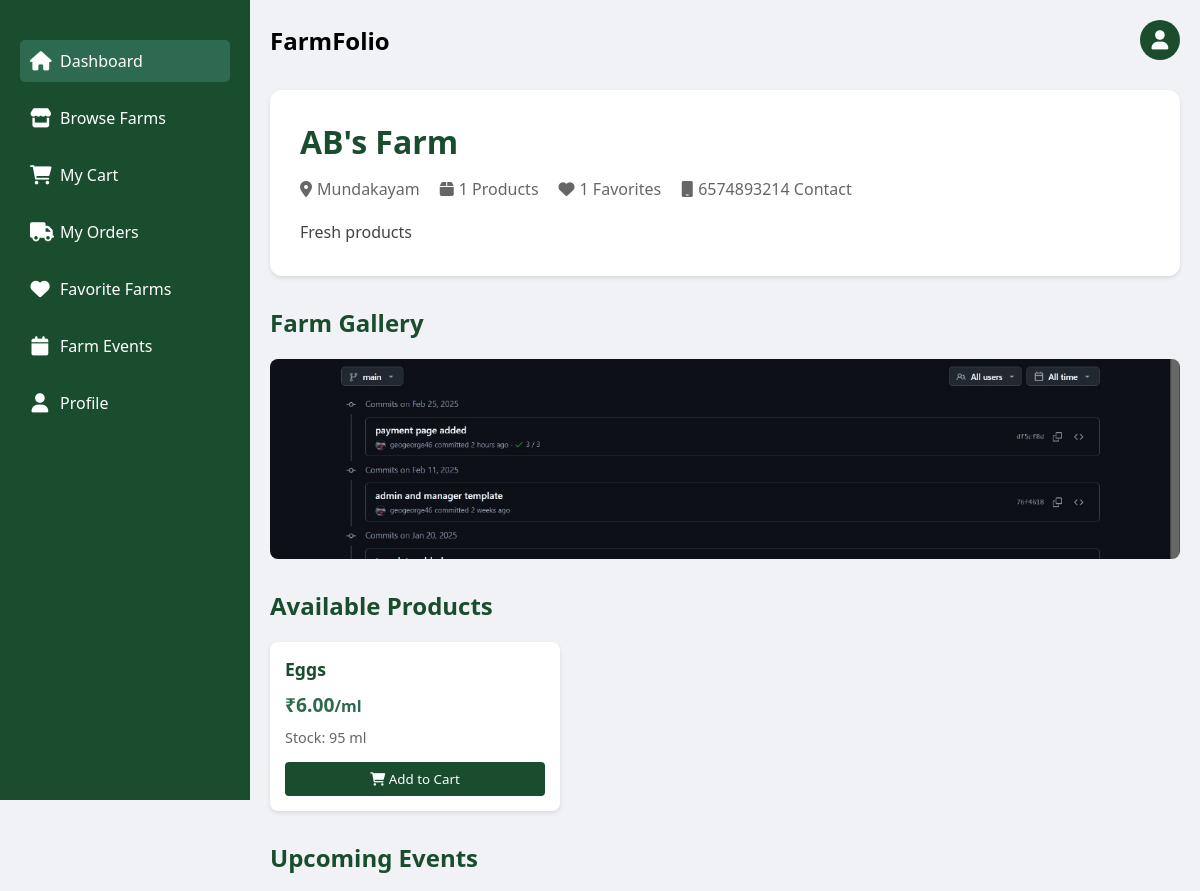
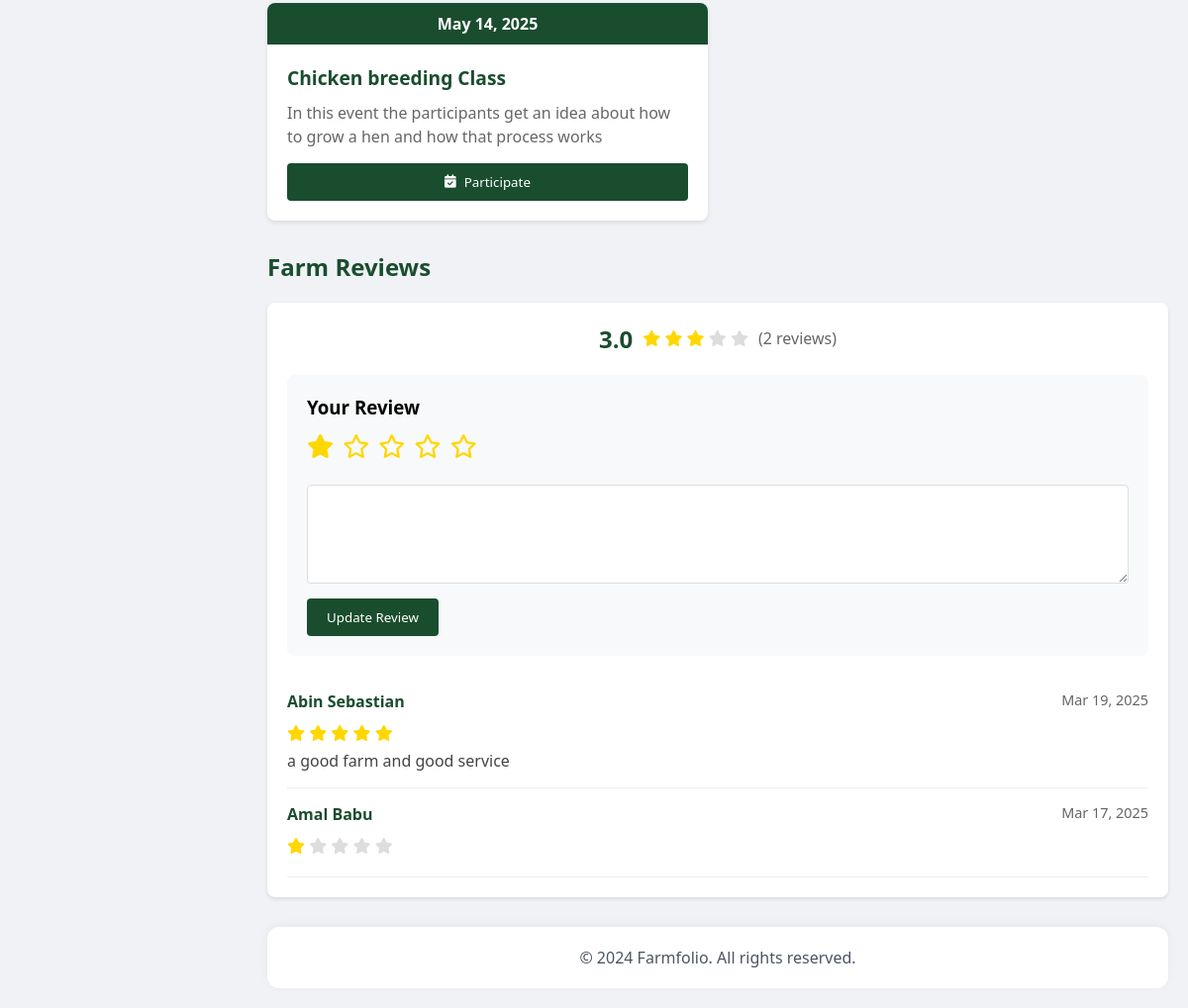
/user/farm_details.php?id=8 (signed in), run on the app's committed database (2 pictures, top to bottom).
### tables this page shows
CREATE TABLE `tbl_farms` (
  `farm_id` int(11) NOT NULL,
  `user_id` int(11) NOT NULL,
  `farm_name` varchar(255) NOT NULL,
  `location` varchar(255) NOT NULL,
  `description` text DEFAULT NULL,
  `created_at` timestamp NOT NULL DEFAULT current_timestamp(),
  `status` enum('pending','active','rejected') NOT NULL DEFAULT 'pending'
);

CREATE TABLE `tbl_signup` (
  `userid` int(11) NOT NULL,
  `username` varchar(50) NOT NULL,
  `mobile` varchar(15) NOT NULL,
  `email` varchar(100) NOT NULL,
  `house` varchar(255) NOT NULL,
  `state` varchar(100) NOT NULL,
  `district` varchar(100) NOT NULL,
  `pin` char(6) NOT NULL,
  `password` varchar(255) NOT NULL,
  `signup_time` datetime DEFAULT current_timestamp()
);

CREATE TABLE `tbl_farm_image` (
  `image_id` int(11) NOT NULL,
  `farm_id` int(11) DEFAULT NULL,
  `path` varchar(255) NOT NULL
);

CREATE TABLE `tbl_products` (
  `product_id` int(11) NOT NULL,
  `farm_id` int(11) NOT NULL,
  `product_name` varchar(255) NOT NULL,
  `price` decimal(10,2) NOT NULL,
  `stock` int(11) NOT NULL,
  `description` text DEFAULT NULL,
  `created_at` timestamp NOT NULL DEFAULT current_timestamp(),
  `category_id` int(11) NOT NULL,
  `unit` enum('kg','g','l','ml') NOT NULL,
  `status` enum('0','1') NOT NULL DEFAULT '0'
);

CREATE TABLE `tbl_events` (
  `event_id` int(11) NOT NULL,
  `farm_id` int(11) NOT NULL,
  `event_name` varchar(255) NOT NULL,
  `event_date` date NOT NULL,
  `event_description` text DEFAULT NULL,
  `created_at` timestamp NOT NULL DEFAULT current_timestamp(),
  `updated_at` timestamp NOT NULL DEFAULT current_timestamp() ON UPDATE current_timestamp(),
  `status` enum('0','1') NOT NULL DEFAULT '1'
);

CREATE TABLE `tbl_reviews` (
  `review_id` int(11) NOT NULL,
  `farm_id` int(11) DEFAULT NULL,
  `user_id` int(11) DEFAULT NULL,
  `rating` int(11) NOT NULL,
  `comment` text DEFAULT NULL,
  `created_at` timestamp NOT NULL DEFAULT current_timestamp()
);

### user/farm_details.php (the view, shortened to what this page needs)
<?php
include '../databse/connect.php';
$farm_id = isset($_GET['id']) ? (int)$_GET['id'] : 0;
$farm_query = "SELECT f.*,
                      COUNT(DISTINCT CASE WHEN p.status = 1 THEN p.product_id END) AS product_count,
                      p.unit,
                      COUNT(DISTINCT fav.favorite_id) AS favorite_count,
                      r.mobile
               FROM tbl_farms f
               LEFT JOIN tbl_products p ON f.farm_id = p.farm_id
               LEFT JOIN tbl_favorites fav ON f.farm_id = fav.farm_id
               LEFT JOIN tbl_signup r ON f.user_id = r.userid
               WHERE f.farm_id = $farm_id
               GROUP BY f.farm_id";
$farm_result = mysqli_query($conn, $farm_query);
$farm = mysqli_fetch_assoc($farm_result);
$images_query = "SELECT * FROM tbl_farm_image WHERE farm_id = $farm_id";
$images_result = mysqli_query($conn, $images_query);
$products_query = "SELECT * FROM tbl_products WHERE farm_id = $farm_id AND status = '0'";
$products_result = mysqli_query($conn, $products_query);
$events_query = "SELECT * FROM tbl_events
                WHERE farm_id = $farm_id
                AND status = '1'
                AND event_date >= CURDATE()
                ORDER BY event_date ASC";
$events_result = mysqli_query($conn, $events_query);
function isUserRegistered($conn, $event_id, $user_id) {
    $query = "SELECT * FROM tbl_participants
              WHERE event_id = ? AND user_id = ?";
    $stmt = $conn->prepare($query);
    $stmt->bind_param("ii", $event_id, $user_id);
    $stmt->execute();
    $result = $stmt->get_result();
    return $result->num_rows > 0;
}
?>
<!DOCTYPE html>
<html lang="en">
<head>
    <link rel="stylesheet" href="https://cdnjs.cloudflare.com/ajax/libs/font-awesome/6.0.0/css/all.min.css">
</head>
<body>
    <div class="sidebar" id="sidebar">
        <ul class="sidebar-menu">
            <li><a href="userindex.php" class="active" ><i class="fas fa-home"></i><span>Dashboard</span></a></li>
            <li><a href="browse.php" ><i class="fas fa-store"></i><span>Browse Farms</span></a></li>
            <li><a href="cart.php" ><i class="fas fa-shopping-cart"></i><span>My Cart</span></a></li>
            <li><a href="orders.php" ><i class="fas fa-truck"></i><span>My Orders</span></a></li>
            <li><a href="favorite.php" ><i class="fas fa-heart"></i><span>Favorite Farms</span></a></li>
            <li><a href="events.php" ><i class="fas fa-calendar"></i><span>Farm Events</span></a></li>
            <li><a href="profile.php" ><i class="fas fa-user"></i><span>Profile</span></a></li>
        </ul>
    </div>
    <div class="main-content" id="main-content">
        <div class="container">
            <div class="user-section">
                <div class="profile-menu-container">
                    <div class="pro">
                        <div class="head">
                            <h2>FarmFolio</h2>
                        </div>
                        <div class="profile-icon" id="profileIcon">
                            <i class="fas fa-user"></i>
                        </div>
                    </div>
                </div>
            </div>
            <div class="farm-header">
                <h1><?php echo htmlspecialchars($farm['farm_name']); ?></h1>
                <div class="farm-meta">
                    <span><i class="fas fa-map-marker-alt"></i> <?php echo htmlspecialchars($farm['location']); ?></span>
                    <span><i class="fas fa-box"></i> <?php echo $farm['product_count']; ?> Products</span>
                    <span><i class="fas fa-heart"></i> <?php echo $farm['favorite_count']; ?> Favorites</span>
                    <span><i class="fas fa-mobile"></i> <?php echo $farm['mobile']; ?> Contact</span>
                </div>
                <p class="farm-description"><?php echo htmlspecialchars($farm['description']); ?></p>
            </div>
            <?php if(mysqli_num_rows($images_result) > 0): ?>
            <h2 class="section-title">Farm Gallery</h2>
            <div class="farm-images">
    <?php while($image = mysqli_fetch_assoc($images_result)): ?>
        <div class="farm-image">
            <img src="../<?php echo htmlspecialchars($image['path']); ?>"
                 alt="<?php echo htmlspecialchars($farm['farm_name']); ?>"
                 onclick="openModal('../<?php echo htmlspecialchars($image['path']); ?>')">
        </div>
    <?php endwhile; ?>
</div>
            <?php endif; ?>
            <h2 class="section-title">Available Products</h2>
            <?php if (mysqli_num_rows($products_result) > 0): ?>
    <div class="products-grid">
        <?php
        while ($product = mysqli_fetch_assoc($products_result)):
            if ($product['status'] == 0): ?>
                <div class="product-card">
                    <div class="product-details">
                        <h3 class="product-name"><?php echo htmlspecialchars($product['product_name']); ?></h3>
                        <div class="product-price">₹<?php echo number_format($product['price'], 2); ?><small>/<?php echo $product['unit'];?></small></div>
                        <div class="product-stock">
                            Stock: <?php echo $product['stock']; ?> <?php echo $product['unit']; ?>
                        </div>
                        <button class="add-to-cart" onclick="addToCart(<?php echo $product['product_id']; ?>)">
                            <i class="fas fa-shopping-cart"></i> Add to Cart
                        </button>
                    </div>
                </div>
            <?php endif; ?>
        <?php endwhile; ?>
    </div>
<?php endif; ?>
<h2 class="section-title">Upcoming Events</h2>
<?php if (mysqli_num_rows($events_result) > 0): ?>
    <div class="events-grid">
        <?php while($event = mysqli_fetch_assoc($events_result)):
            $is_registered = isUserRegistered($conn, $event['event_id'], $_SESSION['userid']);
        ?>
            <div class="event-card">
                <div class="event-date-badge">
                    <?php echo date('M d, Y', strtotime($event['event_date'])); ?>
                </div>
                <div class="event-details">
                    <h3 class="event-name"><?php echo htmlspecialchars($event['event_name']); ?></h3>
                    <p class="event-description"><?php echo htmlspecialchars($event['event_description']); ?></p>
                    <?php if(!$is_registered): ?>
                        <button class="participate-btn"
                                onclick="participateInEvent(<?php echo $event['event_id']; ?>)">
                            <i class="fas fa-calendar-check"></i> Participate
                        </button>
                    <?php else: ?>
                        <button class="registered-btn" disabled>
                            <i class="fas fa-check"></i> Registered
                        </button>
                    <?php endif; ?>
                </div>
            </div>
        <?php endwhile; ?>
    </div>
<?php endif; ?>
<h2 class="section-title">Farm Reviews</h2>
<div class="reviews-section">
    <?php
    $avg_query = "SELECT AVG(rating) as avg_rating, COUNT(*) as total_reviews
                  FROM tbl_reviews WHERE farm_id = ?";
    $stmt = $conn->prepare($avg_query);
    $stmt->bind_param("i", $farm_id);
    $stmt->execute();
    $avg_result = $stmt->get_result()->fetch_assoc();
    $average_rating = number_format($avg_result['avg_rating'] ?? 0, 1);
    $total_reviews = $avg_result['total_reviews'] ?? 0;
    $user_review_query = "SELECT * FROM tbl_reviews
                         WHERE farm_id = ? AND user_id = ?";
    $stmt = $conn->prepare($user_review_query);
    $stmt->bind_param("ii", $farm_id, $_SESSION['userid']);
    $stmt->execute();
    $user_review = $stmt->get_result()->fetch_assoc();
    ?>
    <div class="rating-summary">
        <div class="average-rating">
            <span class="rating-number"><?php echo $average_rating; ?></span>
            <div class="stars">
                <?php for($i = 1; $i <= 5; $i++): ?>
                    <i class="fas fa-star" style="color: <?php echo $i <= $average_rating ? '#ffd700' : '#ddd'; ?>"></i>
                <?php endfor; ?>
            </div>
            <span class="total-reviews">(<?php echo $total_reviews; ?> reviews)</span>
        </div>
    </div>
    <?php if ($user_review): ?>
        <div class="review-form">
            <h3>Your Review</h3>
            <div class="star-rating" id="starRating">
                <?php for($i = 1; $i <= 5; $i++): ?>
                    <i class="<?php echo $i <= $user_review['rating'] ? 'fas' : 'far'; ?> fa-star"
                       data-rating="<?php echo $i; ?>"></i>
                <?php endfor; ?>
            </div>
            <textarea id="reviewComment" class="review-input"><?php echo htmlspecialchars($user_review['comment']); ?></textarea>
            <button onclick="submitReview()" class="submit-review">Update Review</button>
        </div>
    <?php endif; ?>
    <div class="reviews-list">
        <?php
        $reviews_query = "SELECT r.*, u.username
                         FROM tbl_reviews r
                         JOIN tbl_signup u ON r.user_id = u.userid
                         WHERE r.farm_id = ?
                         ORDER BY r.created_at DESC";
        $stmt = $conn->prepare($reviews_query);
        $stmt->bind_param("i", $farm_id);
        $stmt->execute();
        $reviews = $stmt->get_result();
        if($reviews->num_rows > 0):
            while($review = $reviews->fetch_assoc()):
        ?>
            <div class="review-card">
                <div class="review-header">
                    <span class="reviewer-name"><?php echo htmlspecialchars($review['username']); ?></span>
                    <span class="review-date"><?php echo date('M d, Y', strtotime($review['created_at'])); ?></span>
                </div>
                <div class="review-stars">
                    <?php for($i = 1; $i <= 5; $i++): ?>
                        <i class="fas fa-star" style="color: <?php echo $i <= $review['rating'] ? '#ffd700' : '#ddd'; ?>"></i>
                    <?php endfor; ?>
                </div>
                <p class="review-comment"><?php echo htmlspecialchars($review['comment']); ?></p>
            </div>
        <?php
            endwhile;
        else:
        ?>
            <div class="no-reviews">
                <p>No reviews yet. Be the first to review this farm!</p>
            </div>
        <?php endif; ?>
    </div>
</div>
            <div class="footer">
                <p>&copy; 2024 Farmfolio. All rights reserved.</p>
            </div>
        </div>
    </div>
</body>
</html>

### data on the page
tbl_farms: farm_name "AB's Farm", location "Mundakayam", user.mobile "6574893214", description "Fresh products"
tbl_farm_image: path (picture)
tbl_products: product_name "Eggs", price "6.00", unit "ml", stock "95"
tbl_events: event_date "May 14, 2025", event_name "Chicken breeding Class", event_description "In this event the participants get an idea about how to grow a hen and how that process works"
tbl_reviews: user.username "Abin Sebastian", created_at "Mar 19, 2025", rating 5 (drawn), comment "a good farm and good service"
tbl_reviews: rating 1 (drawn), user.username "Amal Babu", created_at "Mar 17, 2025"

### other printed values
$farm['product_count'] "1"
$farm['favorite_count'] "1"
$average_rating "3.0"
$total_reviews "2"
